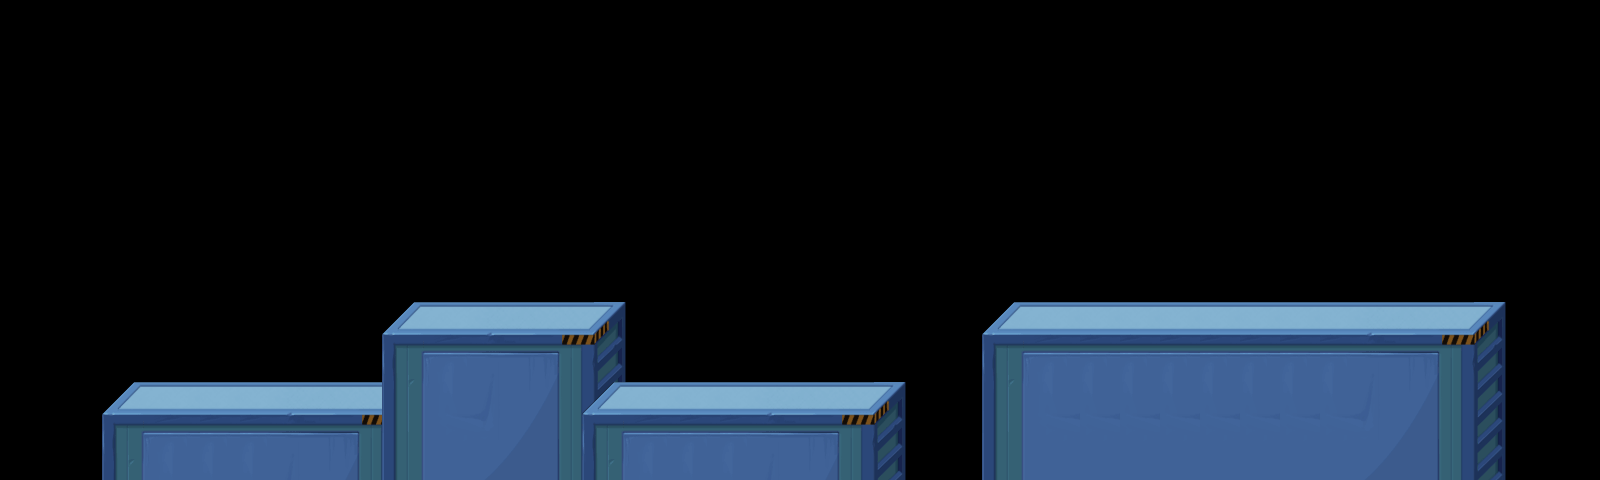

Tiled map render using the project's own tile images. Description and the map definition, with tile-layer contents summarised, below:
An orthogonal 40x12 tile map with 40x40 px tiles, 3 tile layers (show2, show1, show3) and 31 objects.

<map version="1.0" orientation="orthogonal" width="40" height="12" tilewidth="40" tileheight="40">
 <tileset firstgid="1" name="main" tilewidth="40" tileheight="40">
  <image source="main.png" width="280" height="240" />
 </tileset>
 <layer name="show2" width="40" height="12">
  <data>[480 cells, 27 non-empty, 21 distinct tile ids]</data>
 </layer>
 <layer name="show1" width="40" height="12">
  <data>[480 cells, 35 non-empty, 35 distinct tile ids]</data>
 </layer>
 <layer name="show3" width="40" height="12">
  <data>[480 cells, 97 non-empty, 35 distinct tile ids]</data>
 </layer>
 <objectgroup name="collision" width="40" height="12">
  <object x="120" y="400" width="280" height="80" />
  <object x="400" y="320" width="200" height="160" />
  <object x="600" y="400" width="280" height="80" />
  <object x="1000" y="320" width="480" height="160" />
 </objectgroup>
 <objectgroup name="items" width="40" height="12">
  <object x="320" y="160" />
  <object x="360" y="160" />
  <object x="440" y="160" />
  <object x="400" y="160" />
  <object x="480" y="160" />
  <object x="520" y="160" />
  <object x="560" y="160" />
  <object x="600" y="160" />
  <object x="640" y="160" />
  <object x="600" y="200" />
  <object x="560" y="240" />
  <object x="600" y="120" />
  <object x="560" y="80" />
  <object x="1000" y="160" />
  <object x="1040" y="160" />
  <object x="1080" y="160" />
  <object x="1160" y="160" />
  <object x="1120" y="160" />
  <object x="1200" y="160" />
  <object x="1240" y="160" />
  <object x="1280" y="160" />
  <object x="1320" y="160" />
  <object x="1280" y="120" />
  <object x="1240" y="80" />
  <object x="1280" y="200" />
  <object x="1240" y="240" />
 </objectgroup>
 <objectgroup name="enemy" width="40" height="12">
  <object x="760" y="160" />
 </objectgroup>
</map>
